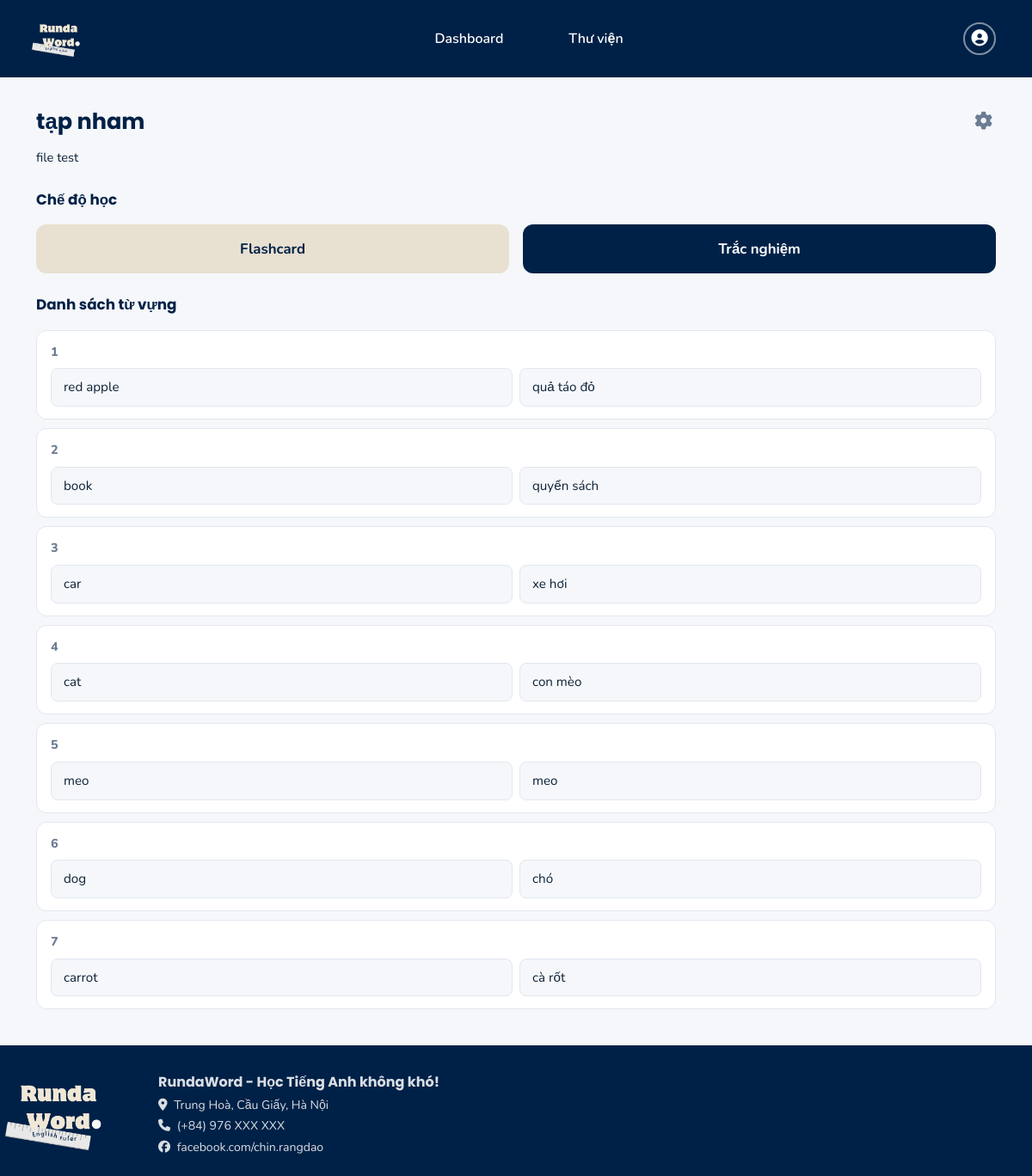
The app's page /package/3 (signed in) with its own data.
### main.py (models this page shows)
class VocabPackage(db.Model):
    __tablename__ = 'vocab_packages'
    id = db.Column(db.Integer, primary_key=True)
    package_name = db.Column(db.String(100), nullable=False)
    package_description = db.Column(db.Text)
    created_at = db.Column(db.DateTime, default=datetime.utcnow)
    updated_at = db.Column(db.DateTime, default=datetime.utcnow)
    user_id = db.Column(db.Integer, db.ForeignKey('users.id'), nullable=False)
    vocabularies = db.relationship('Vocabulary', backref='package', lazy=True, cascade='all, delete-orphan')

class Vocabulary(db.Model):
    __tablename__ = 'vocabularies'
    id = db.Column(db.Integer, primary_key=True)
    word_en = db.Column(db.String(150), nullable=False)
    word_vi = db.Column(db.String(255), nullable=False)
    package_id = db.Column(db.Integer, db.ForeignKey('vocab_packages.id'), nullable=False)

### main.py (the view)
@app.route('/package/<int:package_id>')
@login_required
def package_detail(package_id):
    package = VocabPackage.query.get_or_404(package_id)
    if package.user_id != current_user.id:
        flash('Bạn không có quyền truy cập gói từ này!', 'danger')
        return redirect(url_for('packages'))
    return render_template('package_detail.html', package=package)

### main.py (called while the page is built)
@login_manager.user_loader
def load_user(user_id):
    return User.query.get(int(user_id))

### templates/package_detail.html (shortened to what this page needs)
{% extends "base.html" %}
{% block content %}
<div class="d-flex justify-content-between align-items-start mb-2">
    <div class="page-title mb-1">{{ package.package_name }}</div>
    <div class="dropdown">
        <button class="settings-btn" data-bs-toggle="dropdown">
            <i class="fas fa-cog"></i>
        </button>
    </div>
</div>
{% if package.package_description %}
<p style="color:var(--text);font-size:0.92rem;line-height:1.6;margin-bottom:24px;">{{ package.package_description }}</p>
{% endif %}
<div class="section-header">Chế độ học</div>
<div class="d-flex gap-3 mb-4">
    <a href="{{ url_for('flashcard', package_id=package.id) }}" class="btn btn-study-flashcard text-center">Flashcard</a>
    <a href="{{ url_for('quiz', package_id=package.id) }}" class="btn btn-study-quiz text-center">Trắc nghiệm</a>
</div>
<div class="section-header">Danh sách từ vựng</div>
{% if package.vocabularies %}
    {% for vocab in package.vocabularies %}
    <div class="vocab-row">
        <div class="vocab-num">{{ loop.index }}</div>
        <div class="row g-2">
            <div class="col-6"><div class="vocab-field">{{ vocab.word_en }}</div></div>
            <div class="col-6"><div class="vocab-field">{{ vocab.word_vi }}</div></div>
        </div>
    </div>
    {% endfor %}
{% else %}
<div class="rw-card text-center py-4">
    <i class="fas fa-inbox fa-2x mb-2" style="color:var(--muted)"></i>
    <p class="text-muted mb-2">Chưa có từ vựng nào</p>
    <a href="{{ url_for('edit_package', package_id=package.id) }}" class="btn btn-navy btn-sm">Thêm từ vựng</a>
</div>
{% endif %}
{% endblock %}

### static/css/main.css (style rules this page uses)
:root { --navy: #002147; --navy-light: #1a3a5c; --cream: #f0ebe0; --cream-btn: #e8e0d0; --accent: #1a5cad; --text: #0d2137; --muted: #6b7c93; --bg: #f5f7fa; --card-bg: #ffffff; --border: #e2e8f0; }
* { box-sizing: border-box; }
body { font-family: 'Nunito', sans-serif; background: var(--bg); color: var(--text); min-height: 100vh; display: flex; flex-direction: column; }
.btn-study-flashcard { background: var(--cream-btn); color: var(--navy); border: none; border-radius: 12px; font-weight: 700; font-size: 1.05rem; padding: 16px 28px; flex: 1; transition: background 0.15s; }
.btn-study-quiz { background: var(--navy); color: white; border: none; border-radius: 12px; font-weight: 700; font-size: 1.05rem; padding: 16px 28px; flex: 1; transition: background 0.15s; }
.vocab-row { background: white; border: 1px solid var(--border); border-radius: 12px; padding: 14px 16px; margin-bottom: 10px; }
.vocab-row .vocab-num { font-weight: 800; color: var(--muted); font-size: 0.9rem; margin-bottom: 8px; }
.vocab-field { background: var(--bg); border: 1px solid var(--border); border-radius: 8px; padding: 10px 14px; font-size: 0.95rem; width: 100%; }
.settings-btn { background: none; border: none; color: var(--muted); font-size: 1.3rem; cursor: pointer; padding: 4px; transition: color 0.15s; }
.section-header { font-family: 'Poppins', sans-serif; font-weight: 700; font-size: 1.05rem; color: var(--navy); margin-bottom: 16px; }
.page-title { font-family: 'Poppins', sans-serif; font-weight: 700; font-size: 1.6rem; color: var(--navy); margin-bottom: 4px; }

### records on screen
VocabPackage: package_name "tạp nham", package_description "file test"
Vocabulary: word_en "red apple", word_vi "quả táo đỏ"
Vocabulary: word_en "book", word_vi "quyển sách"
Vocabulary: word_en "car", word_vi "xe hơi"
Vocabulary: word_en "cat", word_vi "con mèo"
Vocabulary: word_en "meo", word_vi "meo"
Vocabulary: word_en "dog", word_vi "chó"
Vocabulary: word_en "carrot", word_vi "cà rốt"
